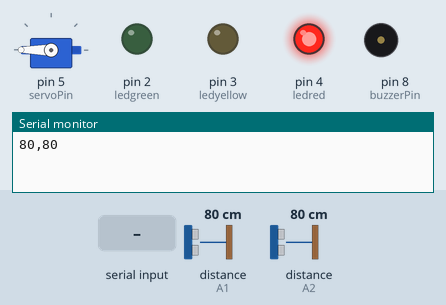
Recording of a sketch running on a simulated Arduino Uno, built with avr-gcc and run on an emulated ATmega328P. Shown: servo, output pins drawn as LEDs (lit = HIGH), buzzer (waves = sounding, pin HIGH), the last lines printed to the serial monitor. The test bench sets the inputs (shaded band); at power-on: distance to the obstacle (sensors on A1, A2) 80 cm. The echo pulse lasts 58.3 µs per cm; pins used as bus, display or sensor lines are not drawn.

Above: at 1.2 s.
1.3 s: "open 1\n" received over Serial
At 3.7 s:
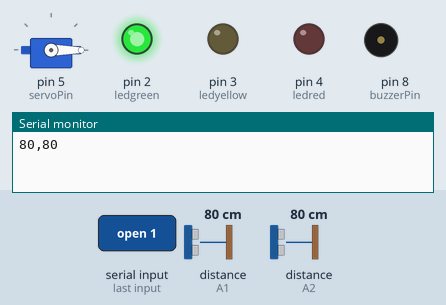
4.3 s: "2\n" received over Serial
At 5.8 s:
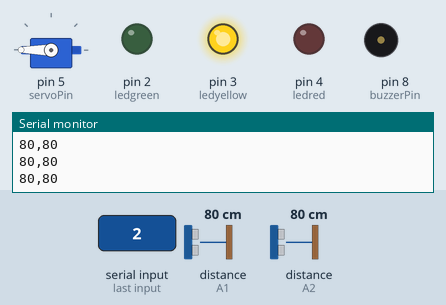
6.8 s: "4\n" received over Serial
At 7.97 s:
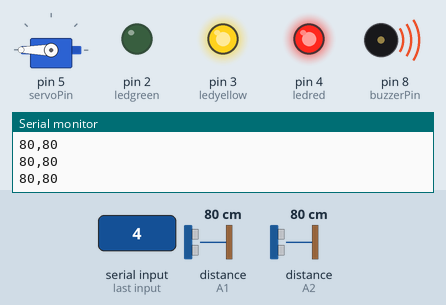
9.6 s: "5\n" received over Serial
At 11.4 s:
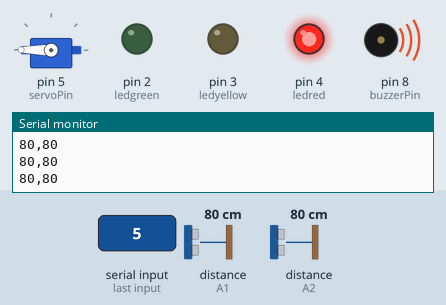
12.6 s: "4\n" received over Serial
At 15.0 s:
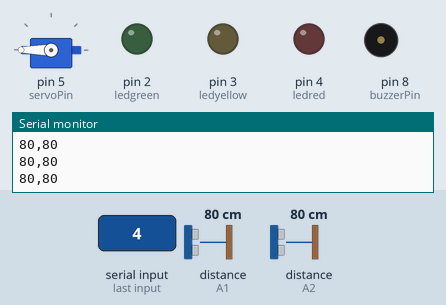
15.3 s: "open 150\n" received over Serial
At 16.38 s:
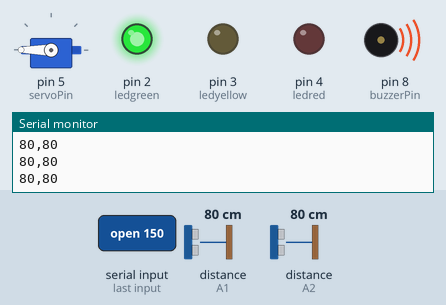
Timing chart, 0 to 18.4 s (numbered marks = the images above; inputs shaded):
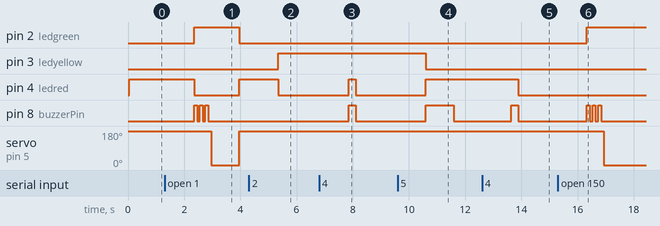

Measured:
- after the input at 1.3 s, pin 2 (ledgreen): LOW → HIGH after 1.1 s, → LOW 1.6 s later; pin 4 (ledred): HIGH → LOW after 1.1 s, → HIGH 1.6 s later; pin 8 (buzzerPin): alternates HIGH for 0.10 s and LOW for 0.10 s, 6 changes in all, then stays LOW, starting after 1.1 s; servo on pin 5 (servoPin): 180° → 0° after 1.7 s, → 180° 1.0 s later
- after the input at 4.3 s, pin 3 (ledyellow): LOW → HIGH after 1.0 s; pin 4 (ledred): HIGH → LOW after 1.0 s
- after the input at 6.8 s, pin 4 (ledred), pin 8 (buzzerPin): LOW → HIGH after 1.1 s, → LOW 0.25 s later
- after the input at 9.6 s, pin 3 (ledyellow): HIGH → LOW after 1.0 s; pin 4 (ledred): LOW → HIGH after 1.0 s; pin 8 (buzzerPin): LOW → HIGH after 1.0 s, → LOW 1.0 s later
- after the input at 12.6 s, pin 4 (ledred): HIGH → LOW after 1.3 s; pin 8 (buzzerPin): LOW → HIGH after 1.0 s, → LOW 0.25 s later
- after the input at 15.3 s, pin 2 (ledgreen): LOW → HIGH after 1.0 s; pin 8 (buzzerPin): alternates HIGH for 0.10 s and LOW for 0.10 s, 6 changes in all, then stays LOW, starting after 1.0 s; servo on pin 5 (servoPin): 180° → 0° after 1.6 s

The sketch:

Smart-Door.ino
```cpp
// libraries
#include <SPI.h>
#include <RFID.h>
#include <Servo.h>
#include <SharpIR.h>

// defining pins
#define SS_PIN 10
#define RST_PIN 9
#define buzzerPin 8
#define trigPin 7
#define echoPin 6
#define servoPin 5
#define ledred 4
#define ledyellow 3
#define ledgreen 2
#define irSensorPin2 A2
#define irSensorPin1 A1
#define potentiometer A0

// defining IR proximity sensor model
#define model1 20150
#define model2 20150

// initialization for integer obtained from serial data
unsigned int pinStatus = 0;

// initialization for servo
Servo servo;

// initialization for RFID
RFID rfid(SS_PIN, RST_PIN);
String rfidCard;

// initialization for ultrasonic sensor
long duration, usDistance;

// delay for serial data to be sent (prevent delay() from interrupting the buzzer and led delay)
long printDelay = 1000;

// stores value from potentiometer
int potentiometerValue;

// stores the calculated weight
float weight;

// initialization for the two IR proximity sensors (in and out)
SharpIR irSensorIn(irSensorPin1, model1);
SharpIR irSensorOut(irSensorPin2, model2);

// stores the distance between the subject and door
int irSensorInDistance;
int irSensorOutDistance;

// ---------------------------------------------------------------------------------------------------------------------------------------------

void setup() {
  Serial.begin(9600);

  // initializes rfid
  SPI.begin();
  rfid.init();

  // initializes buzzer
  pinMode(buzzerPin, OUTPUT);

  // initializes ultrasonic distance sensor
  pinMode(trigPin, OUTPUT);
  pinMode(echoPin, INPUT);

  // initializes servo motor
  servo.attach(servoPin);
  servo.write(180);  // closed state

  // initializes LEDs
  pinMode(ledred, OUTPUT);
  pinMode(ledyellow, OUTPUT);
  pinMode(ledgreen, OUTPUT);

  digitalWrite(ledred,HIGH);
  digitalWrite(ledyellow,LOW);
  digitalWrite(ledgreen,LOW);
}

// ---------------------------------------------------------------------------------------------------------------------------------------------

void loop() {
  // initialization of delay for serial data to be sent
  long timeCurrent = millis();
  static long timeDelay = 0;

  // -------------------------------------------------------------------------------------------------------------------------------------------

  // Checks for data in serial port
  if (Serial.available() > 0) {
      String serialInput;

      // receives serial input
      serialInput = Serial.readString();

      // runs when rfid is recognised and is bound to the person under facial recognition (turns led green, plays 'granted' sound, moves servo to open door, waits for time set to close, before led turns back to red)
      if (serialInput.startsWith("open")) {
          String timeClose;

           // extracts the time for door to close
          int serialInputIndex = serialInput.indexOf(' ');
          serialInput.remove(0, serialInputIndex + 1);
          serialInputIndex = serialInput.indexOf(' ');
          timeClose = serialInput.substring(0, serialInputIndex);

          digitalWrite(ledred,LOW);
          digitalWrite(ledyellow,LOW);
          digitalWrite(ledgreen,HIGH);

          digitalWrite(buzzerPin, HIGH);
          delay(100);
          digitalWrite(buzzerPin, LOW);
          delay(100);
          digitalWrite(buzzerPin, HIGH);
          delay(100);
          digitalWrite(buzzerPin, LOW);
          delay(100);
          digitalWrite(buzzerPin, HIGH);
          delay(100);
          digitalWrite(buzzerPin, LOW);
          delay(100);

          // opens door
          servo.write(0);

          // time for door to close after open
          delay(timeClose.toInt() * 1000);

          // returns back to closed state
          servo.write(180);

          digitalWrite(ledred,HIGH);
          digitalWrite(ledyellow,LOW);
          digitalWrite(ledgreen,LOW);
      } else {
          pinStatus = serialInput.toInt();

          switch (pinStatus) {
            // only lights up red LED
            case 1:
              digitalWrite(ledred,HIGH);
              digitalWrite(ledyellow,LOW);
              digitalWrite(ledgreen,LOW);
              break;
            // only lights up yellow LED
            case 2:
              digitalWrite(ledred,LOW);
              digitalWrite(ledyellow,HIGH);
              digitalWrite(ledgreen,LOW);
              break;
            // only lights up green LED
            case 3:
              digitalWrite(ledred,LOW);
              digitalWrite(ledyellow,LOW);
              digitalWrite(ledgreen,HIGH);
              break;
            // makes a beeping sound and lights up red LED at the same time, and turns them off at the same time ('alarm' sound)
            case 4:
              digitalWrite(buzzerPin, HIGH);
              digitalWrite(ledred,HIGH);
              delay(250);
              digitalWrite(buzzerPin, LOW);
              digitalWrite(ledred,LOW);
              break;
            // lights up the red LED and makes a long beeping sound ('denied' sound)
            case 5:
              digitalWrite(ledred,HIGH);
              digitalWrite(ledyellow,LOW);
              digitalWrite(ledgreen,LOW);

              digitalWrite(buzzerPin, HIGH);
              delay(1000);
              digitalWrite(buzzerPin, LOW);
              break;
            // opens door and lights up green LED
            case 6:
              servo.write(0);  // opened state

              digitalWrite(ledred,LOW);
              digitalWrite(ledyellow,LOW);
              digitalWrite(ledgreen,HIGH);
              break;
            // closes door and lights up red LED
            case 7:
              servo.write(180);  // closed state

              digitalWrite(ledred,HIGH);
              digitalWrite(ledyellow,LOW);
              digitalWrite(ledgreen,LOW);
              break;
            default:
              break;
          }
      }
  }

  // -------------------------------------------------------------------------------------------------------------------------------------------

  // IR Proximity Sensor
  irSensorInDistance = irSensorIn.distance();
  irSensorOutDistance = irSensorOut.distance();

  // -------------------------------------------------------------------------------------------------------------------------------------------

  // RFID
  if (rfid.isCard()) {
    if (rfid.readCardSerial()) {
      rfidCard = String(rfid.serNum[0]) + " " + String(rfid.serNum[1]) + " " + String(rfid.serNum[2]) + " " + String(rfid.serNum[3]);

      // adds delay to the data sent
      if (timeCurrent - timeDelay >= printDelay) {
        timeDelay = timeCurrent;

        // Ultrasonic Sensor (obtains distance between the user's head and the top of the door)
        digitalWrite(trigPin, LOW);
        delayMicroseconds(2);
        digitalWrite(trigPin, HIGH);
        delayMicroseconds(10);
        digitalWrite(trigPin, LOW);

        // reads and calculates the distance
        duration = pulseIn(echoPin, HIGH);
        usDistance = (duration/2) / 29.1;

        // Potentiometer (simulates load cell)
        potentiometerValue = analogRead(potentiometer);

        // obtains weight minimum of 1kg and weight limit of 150kg
        weight = map(potentiometerValue, 0, 1023, 1, 150);

        // sends data to serial port
        Serial.print(irSensorInDistance);
        Serial.print(",");
        Serial.print(irSensorOutDistance);
        Serial.print(",");
        Serial.print(rfidCard);
        Serial.print(",");
        Serial.print(usDistance);
        Serial.print(",");
        Serial.println(weight);
      }
    }
    rfid.halt();
  } else {
    // adds delay to the data sent
    if (timeCurrent - timeDelay >= printDelay) {
      timeDelay = timeCurrent;

      // sends data to serial port
      Serial.print(irSensorInDistance);
      Serial.print(",");
      Serial.println(irSensorOutDistance);
    }
  }
}
```
